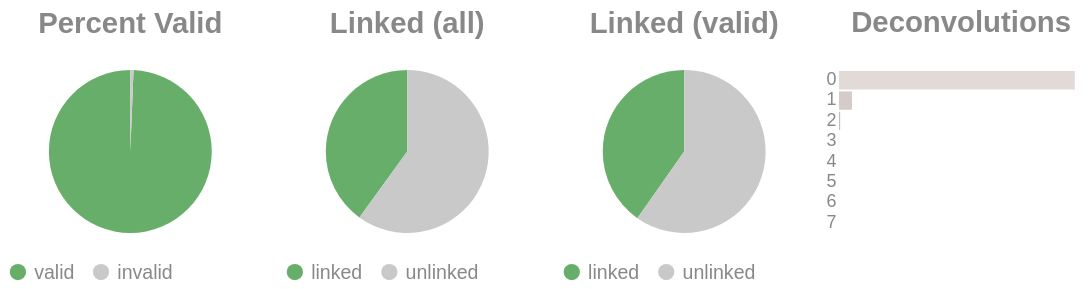

Notebook code cell kept with this figure:
### Code cell
if SKIPLR:
    pass
else:
    clash = Counter()
    for i in valids['molecule'].to_list():
        _mol = i.split("-")
        if len(_mol) == 1:
            clash.update('0')
        else:
            clash.update(_mol[-1])

    _d = {"deconvolutions": [], 'count': []}
    for k,v in clash.items():
        _d['deconvolutions'].append(k)
        _d['count'].append(v)

    tot_valid = valids['reads'].sum()
    mask = valids['reads'] >= 2
    n_linked_reads = valids.filter(mask)['reads'].sum()
    if n_linked_reads == 0:
        print_html("No linked molecules (>=2 reads) were detected; skipping linked-only distributions.")
        SKIPLR = True
    else:
        perc_valid = round(tot_valid / n_reads, 4)
        linked_perc_abs = round(n_linked_reads / n_reads, 4)
        linked_perc = round(n_linked_reads / tot_valid, 4)

    _valid = pl.DataFrame({"valids": ['valid', 'invalid'], "count": [tot_valid, n_reads - tot_valid]})
    _linked_abs = pl.DataFrame({"linked (absolute)": ['linked', 'unlinked'], "count": [n_linked_reads, n_reads - n_linked_reads]})
    _linked_rel = pl.DataFrame({"linked (valids)": ['linked', 'unlinked'], "count": [n_linked_reads, tot_valid - n_linked_reads]})

    (
        alt.hconcat(
            piechart(_valid, goodval = 'valid', title = "Percent Valid"),
            piechart(_linked_abs, goodval = "linked", title =  "Linked (all)"),
            piechart(_linked_rel, goodval = "linked", title =  "Linked (valid)"),
            convolutionbar(pl.DataFrame(_d), title = "Deconvolutions"),
            center = True,
            bounds = 'flush'
        )
        .resolve_scale(color='independent')
        .resolve_legend('independent')
        .properties(usermeta={'embedOptions': {"actions": False}})
    ).display()

### Figure 1 — Vega-Lite specification as saved in the notebook (floating-point values rounded to 4 significant figures)
{"width": "container", "height": 400, "config": {"title": {"anchor": "start", "dy": -15, "fontSize": 18, "color": "#888888", "subtitleColor": "#888888", "subtitleFontSize": 14}, "arc": {"fill": "#0072B2"}, "axis": {"domainColor": "#888888", "domainWidth": 0.5, "gridWidth": 0.2, "grid": false, "titleFontWeight": 400, "titleFontSize": 15, "labelFontSize": 11, "labelColor": "#888888", "tickColor": "#888888", "tickWidth": 0.2, "titleColor": "#888888"}, "axisBand": {"grid": false}, "axisX": {"grid": true, "tickSize": 10, "domainCap": "round"}, "axisY": {"domain": false, "grid": true, "tickSize": 0, "domainCap": "round"}, "background": "transparent", "header": {"labelFontSize": 15, "labelColor": "#888888", "titleFontSize": 15, "titleFontWeight": 600, "titleColor": "#888888"}, "legend": {"labelFont": "sans-serif", "labelFontSize": 12, "labelColor": "#888888", "symbolSize": 100, "symbolType": "circle", "titleFontSize": 12, "titlePadding": 10, "titleColor": "#888888", "title": null}, "range": {"category": ["#E69F00", "#56B4E9", "#009E73", "#F0E442", "#0072B2", "#D55E00", "#CC79A7", "#000000"], "diverging": ["#cfe8f3", "#a2d4ec", "#73bfe2", "#46abdb", "#1696d2", "#12719e"]}, "area": {"fill": "#0072B2", "fillOpacity": 0.7, "line": true, "strokeOpacity": 0.7}, "line": {"color": "#0072B2", "stroke": "#0072B2", "strokeWidth": 2}, "trail": {"color": "#0072B2", "stroke": "#0072B2", "strokeWidth": 0, "size": 1}, "point": {"filled": true, "fillOpacity": 1.0, "size": 95}, "text": {"color": "#888888", "fontSize": 11, "align": "right", "fontWeight": 400, "size": 11}, "bar": {"fill": "#0072B2", "stroke": null}, "view": {"stroke": null, "continuousWidth": 660, "continuousHeight": 400}}, "hconcat": [{"data": {"name": "data-90a81d06cf43f6fa209e45337e60d0fe"}, "mark": {"type": "arc"}, "encoding": {"color": {"field": "valids", "legend": {"orient": "bottom", "title": null}, "scale": {"domain": ["valid", "invalid"], "range": ["#68ae6b", "#C9C9C9"]}, "title": "Valids", "type": "nominal"}, "theta": {"field": "count", "type": "quantitative"}, "tooltip": [{"field": "valids", "title": "Valids", "type": "ordinal"}, {"field": "percent", "format": ".2%", "title": "Percent", "type": "quantitative"}, {"field": "count", "title": "Count", "type": "quantitative"}]}, "height": 100, "title": {"text": "Percent Valid", "align": "center", "anchor": "middle"}, "transform": [{"calculate": "datum.count / 12709203", "as": "percent"}], "width": 150}, {"data": {"name": "data-7b49f2106a45b512dbc32413f31142f2"}, "mark": {"type": "arc"}, "encoding": {"color": {"field": "linked (absolute)", "legend": {"orient": "bottom", "title": null}, "scale": {"domain": ["linked", "unlinked"], "range": ["#68ae6b", "#C9C9C9"]}, "title": "Linked (Absolute)", "type": "nominal"}, "theta": {"field": "count", "type": "quantitative"}, "tooltip": [{"field": "linked (absolute)", "title": "Linked (Absolute)", "type": "ordinal"}, {"field": "percent", "format": ".2%", "title": "Percent", "type": "quantitative"}, {"field": "count", "title": "Count", "type": "quantitative"}]}, "height": 100, "title": {"text": "Linked (all)", "align": "center", "anchor": "middle"}, "transform": [{"calculate": "datum.count / 12709203", "as": "percent"}], "width": 150}, {"data": {"name": "data-d51955c94cc5a97fd6143e6c47dab3da"}, "mark": {"type": "arc"}, "encoding": {"color": {"field": "linked (valids)", "legend": {"orient": "bottom", "title": null}, "scale": {"domain": ["linked", "unlinked"], "range": ["#68ae6b", "#C9C9C9"]}, "title": "Linked (Valids)", "type": "nominal"}, "theta": {"field": "count", "type": "quantitative"}, "tooltip": [{"field": "linked (valids)", "title": "Linked (Valids)", "type": "ordinal"}, {"field": "percent", "format": ".2%", "title": "Percent", "type": "quantitative"}, {"field": "count", "title": "Count", "type": "quantitative"}]}, "height": 100, "title": {"text": "Linked (valid)", "align": "center", "anchor": "middle"}, "transform": [{"calculate": "datum.count / 12628706", "as": "percent"}], "width": 150}, {"data": {"name": "data-2d5450b679fb3ca9c69038437931444c"}, "mark": {"type": "bar"}, "encoding": {"color": {"field": "deconvolutions", "legend": null, "scale": {"scheme": "lightgreyred"}, "type": "nominal"}, "tooltip": [{"field": "deconvolutions", "title": "Deconvolutions", "type": "ordinal"}, {"field": "percent", "format": ".2%", "title": "Percent", "type": "quantitative"}, {"field": "count", "title": "Count", "type": "quantitative"}], "x": {"axis": null, "field": "count", "type": "quantitative"}, "y": {"field": "deconvolutions", "sort": "ascending", "title": null, "type": "nominal"}}, "height": 100, "title": {"text": "Deconvolutions", "align": "center", "anchor": "middle"}, "transform": [{"calculate": "datum.count / 9217968", "as": "percent"}], "width": 150}], "bounds": "flush", "center": true, "resolve": {"legend": {"angle": "independent"}, "scale": {"color": "independent"}}, "usermeta": {"embedOptions": {"actions": false}}, "$schema": "https://vega.github.io/schema/vega-lite/v6.1.0.json", "datasets": {"data-90a81d06cf43f6fa209e45337e60d0fe": [{"valids": "valid", "count": 12628706}, {"valids": "invalid", "count": 80497}], "data-7b49f2106a45b512dbc32413f31142f2": [{"linked (absolute)": "linked", "count": 5083376}, {"linked (absolute)": "unlinked", "count": 7625827}], "data-d51955c94cc5a97fd6143e6c47dab3da": [{"linked (valids)": "linked", "count": 5083376}, {"linked (valids)": "unlinked", "count": 7545330}], "data-2d5450b679fb3ca9c69038437931444c": [{"deconvolutions": "0", "count": 8686654}, {"deconvolutions": "1", "count": 480640}, {"deconvolutions": "2", "count": 44516}, {"deconvolutions": "3", "count": 5222}, {"deconvolutions": "4", "count": 752}, {"deconvolutions": "5", "count": 145}, {"deconvolutions": "6", "count": 30}, {"deconvolutions": "7", "count": 9}]}}
